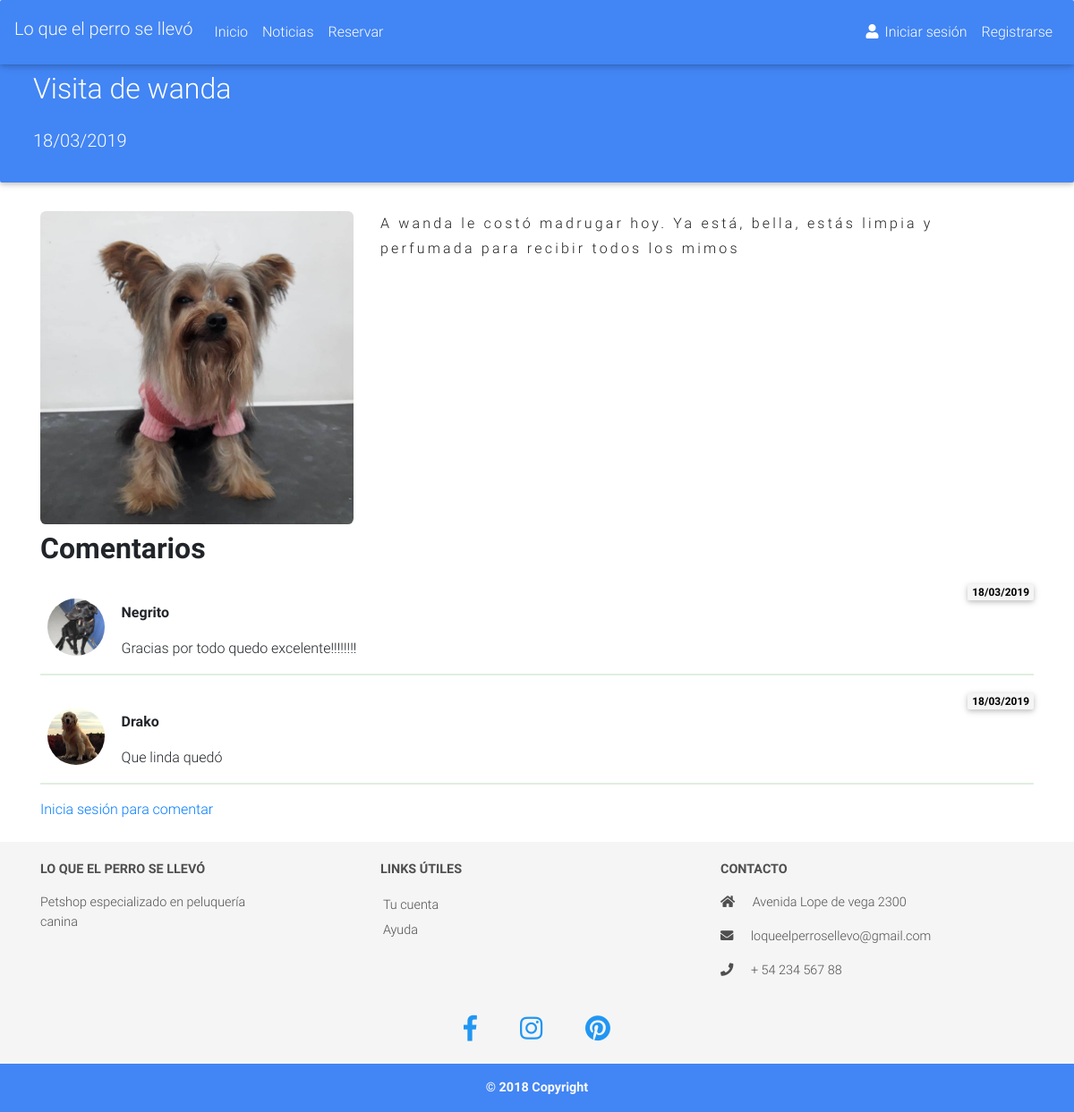
The page /index.php?section=detail&id=5 on the database its author committed.
### tables this page shows
CREATE TABLE news(
    id INT NOT NULL AUTO_INCREMENT,
    date DATETIME NOT NULL,
    description TEXT,
    image VARCHAR(255),
    fk_category INT,
    title VARCHAR(255) NOT NULL,
    PRIMARY KEY (id),
	FOREIGN KEY (fk_category) REFERENCES category(id)
);

CREATE TABLE comments (
  id INT NOT NULL AUTO_INCREMENT,
  fk_user INT NOT NULL,
  fk_new INT NOT NULL,
  content text NOT NULL,
  date DATETIME NOT NULL,
  PRIMARY KEY (id),
  FOREIGN KEY (fk_user) REFERENCES user(id),
  FOREIGN KEY (fk_new) REFERENCES news(id) ON DELETE CASCADE
);

CREATE TABLE user(
	id INT NOT NULL AUTO_INCREMENT,
    email VARCHAR(255) NOT NULL UNIQUE,
	password VARCHAR(255) NOT NULL,
    name VARCHAR(255) NOT NULL,
    type ENUM('admin','user'),
    pic VARCHAR(255),
	PRIMARY KEY (ID)
);

### setup/config.php (called while the page is built, shortened)
<?php
    $sections = array('home' => 'Inicio', 'news' => 'Noticias', 'reservation' => 'Reservar');
?>

### modules/detail.php (the view, shortened to what this page needs)
<?php
    $userLogged = isset($_SESSION['USER_LOGGED']) ? $_SESSION['USER_LOGGED'] : null;
?>
<?php
    $id = $_GET['id'];
    $queryDetail = "SELECT
                DATE_FORMAT(date,'%d/%m/%Y') as date,
                description,
                IFNULL(image ,'empty_new.png') as image,
                title
            FROM news WHERE id = '$id';";
    $resultQueryDetail = mysqli_query($cnx, $queryDetail);
    $detail = mysqli_fetch_assoc($resultQueryDetail);
    $queryComments = "SELECT c.content as description,
                            DATE_FORMAT(c.date,'%d/%m/%Y') as date_comment,
                            u.id, u.name,
                            IFNULL(u.pic ,'empty_new.png') as pic FROM comments c
                     LEFT JOIN USER u ON u.id = c.fk_user WHERE c.fk_new = '$id'";
    $comments = mysqli_query($cnx, $queryComments);
?>
<section>
    <div class="jumbotron jumbotron-fluid jumbotron_register primary-color text-white">
        <div class="container">
            <h2 class="h2-reponsive mb-4 mt-2 font-bold"><?php echo $detail['title']; ?></h2>
            <p class="lead"><?php echo $detail['date']; ?></p>
        </div>
    </div>
    <div class="container">
        <div class="row">
            <div class="col-md-4">
                <img class="img-fluid image__detail" src="uploads/<?php echo $detail['image']; ?>" alt="<?php echo $detail['title']; ?>" >
            </div>
            <div class="col-md-8">
                <p class="description__detail"><?php echo nl2br($detail['description']); ?></p>
            </div>
            <div class="col-md-12 ctn__comments">
                <h2 class="text-bold">Comentarios</h2>
                <?php if($comments->num_rows > 0) : ?>
                    <?php foreach($comments as $comment) : ?>
                        <div class="ctn__cluster__comment">
                            <div>
                                <img src="uploads/<?php echo $comment['pic']; ?>" class="img-fluid rounded-circle" alt="<?php echo $comment['name']; ?>" />
                            </div>
                            <div class="ctn__cluster__comment__detail">
                                <p><span class="badge badge-light"><?php echo $comment['date_comment']; ?></span></p>
                                <p class="text-bold"><?php echo $comment['name']; ?></p>
                                <p><?php echo $comment['description']; ?></p>
                            </div>
                        </div>
                    <?php endforeach; ?>
                <?php else: ?>
                    <p>Esta noticia no posee comentarios, sé el primero</p>
                <?php endif; ?>
                <?php if(empty($userLogged)) : ?>
                    <a href="index.php?section=login">Inicia sesión para comentar</a>
                <?php endif; ?>
            </div>
        </div>
    </div>
</section>

### index.php (shortened to what this page needs)
<?php
	include('setup/config.php');
    $section = isset($_GET['section']) ? $_GET['section'] : 'home';
?>
<!DOCTYPE HTML>
<html lang="es-AR">
    <head>
        <link rel="stylesheet" href="libs/font-awesome/css/fontawesome-all.min.css" />
        <link rel="stylesheet" href="libs/bootstrap/css/bootstrap.min.css" />
        <link rel="stylesheet" href="libs/mdbootstrap/css/mdb.min.css" />
        <link rel="stylesheet" href="https://cdn.jsdelivr.net/npm/gijgo@1.9.6/css/gijgo.min.css" />
        <link rel="stylesheet" href="css/main.css" />
    </head>
    <body>
        <?php include('components/header.php'); ?>
        <main>
            <?php include('components/sections.php'); ?>
        </main>
        <?php include("components/footer.php"); ?>
    </body>
</html>

### components/header.php (shortened to what this page needs)
<?php
    $userLogged = isset($_SESSION['USER_LOGGED']) ? $_SESSION['USER_LOGGED'] : null;
?>
<header>
    <nav class="navbar fixed-top navbar-expand-lg navbar-dark scrolling-navbar">
        <h1 class="navbar-brand"><a style="color: #fafafa" href="index.php">Lo que el perro se llevó</a></h1>
        <div class="collapse navbar-collapse" id="navbarLoQueElPerroSeLlevo">
            <ul class="navbar-nav mr-auto">
                <?php foreach($sections as $sec => $link): ?>
                    <li <?php echo $section == $sec ? ' class="nav-item active" ' : ' class="nav-item"' ?>>
                        <a class="nav-link" href="index.php?section=<?php echo $sec ;?>"> <?php echo $link; ?> </a>
                    </li>
                <?php endforeach; ?>
            </ul>
            <ul class="navbar-nav nav-flex-icons">
                <?php if($userLogged != null) : ?>
                    <li class="nav-item">
                        <a class="nav-link" href="actions/logout.php"><i class="fas fa-paw"></i> <?php echo $userLogged['email']; ?></a>
                    </li>
                    <li class="nav-item">
                        <a class="nav-link" href="actions/logout.php"><i class="fas fa-sign-out-alt"></i>Salir</a>
                    </li>
                <?php else: ?>
                    <li <?php echo $section == 'login' ? ' class="nav-item active" ' : ' class="nav-item"' ?>>
                        <a class="nav-link" href="index.php?section=login"><i class="fa fa-user"></i> Iniciar sesión</a>
                    </li>
                    <li <?php echo $section == 'register' ? ' class="nav-item active" ' : ' class="nav-item"' ?>>
                        <a class="nav-link" href="index.php?section=register">Registrarse</a>
                    </li>
                <?php endif; ?>
            </ul>
        </div>
    </nav>
</header>

### components/sections.php (shortened to what this page needs)
<?php switch($section):
    case 'detail':
        include('./modules/detail.php');
        break;
endswitch;?>

### components/footer.php
<footer class="page-footer font-small lighten-5 mt-4 footer_background">
    <div class="container text-center text-md-left py-1">
        <div class="row mt-3 dark-grey-text">
            <div class="col-md-3 col-lg-4 col-xl-3 mb-4">
                <p class="text-uppercase font-weight-bold">Lo que el perro se llevó</p>
                <p>Petshop especializado en peluquería canina</p>
            </div>
            <div class="col-md-3 col-lg-2 col-xl-2 mx-auto mb-4">
                <p class="text-uppercase font-weight-bold">Links Útiles</p>
                <a class="dark-grey-text footer_links" href="#">Tu cuenta</a>
                <a class="dark-grey-text footer_links" href="#">Ayuda</a>
            </div>
            <div class="col-md-4 col-lg-3 col-xl-3 mx-auto mb-md-0 mb-4">
                <p class="text-uppercase font-weight-bold">Contacto</p>
                <p><i class="fa fa-home mr-3"></i> Avenida Lope de vega 2300</p>
                <p><i class="fa fa-envelope mr-3"></i> <a href="mailto:loqueelperrosellevo@gmail.com" class="dark-grey-text">loqueelperrosellevo@gmail.com</a></p>
                <p><i class="fa fa-phone mr-3"></i> + 54 234 567 88</p>
            </div>
        </div>
    </div>
    <div class="container">
        <div class="row">
            <div class="col-md-12">
                <div class="mb-5 flex-center">
                    <a class="fb-ic" href="https://www.facebook.com/loqueelperrosellevo" target="_blank">
                        <i class="fab fa-facebook-f fa-lg blue-text mr-md-5 mr-3 fa-2x"> </i>
                    </a>
                    <a class="ins-ic" href="https://www.instagram.com/loqueelperrosellevo" target="_blank">
                        <i class="fab fa-instagram fa-lg blue-text mr-md-5 mr-3 fa-2x"> </i>
                    </a>
                    <a class="pin-ic" href="https://www.instagram.com/loqueelperrosellevo" target="_blank">
                        <i class="fab fa-pinterest fa-lg blue-text fa-2x"> </i>
                    </a>
                </div>
            </div>
        </div>
    </div>
    <div class="footer-copyright text-center font-weight-bold py-3 footer_copyright">© 2018 Copyright</div>
</footer>

### css/main.css (style rules this page uses)
.footer_background { background-color: #f5f5f5; }
.footer_copyright { background-color:#4285F4 !important; color:#fafafa !important; }
.footer_links { display: block; padding: 0.2em; }
.navbar { background-color: transparent; }
.jumbotron { padding: 4.5rem 2rem 1rem 1rem !important; }
.image__detail { border-radius: 0.4em !important; }
.description__detail { line-height: 1.7rem !important; letter-spacing: 0.2rem !important; color: #212121 !important; }
.badge-light { background-color: #f5f5f5 !important; color: #000!important; }
.ctn__comments { margin-top: 0.5em; }
.ctn__cluster__comment { display: flex; justify-content: flex-start; margin: 1em auto; align-items: center; width: 100%; border-bottom: 2px solid #dede; }
.ctn__cluster__comment__detail { padding-left: 16px; width: 100%; }
.ctn__cluster__comment__detail p:first-child { text-align: right; margin: 0; }
.ctn__cluster__comment div img { height: 64px; width: 64px; margin: 0.5em; }
.text-bold { font-weight: bold; }

### rows shown on the page
news: title "Visita de wanda", description "A wanda le costó madrugar hoy. Ya está, bella, estás limpia y perfumada para recibir todos los mimos"
comments: fk_user.name (picture), date_comment "18/03/2019", fk_user.name "Negrito", content "Gracias por todo quedo excelente!!!!!!!!"
comments: fk_user.name (picture), date_comment "18/03/2019", fk_user.name "Drako", content "Que linda quedó"

### other values the page prints
$link "Inicio"
$link "Noticias"
$link "Reservar"
$detail['date'] "18/03/2019"
